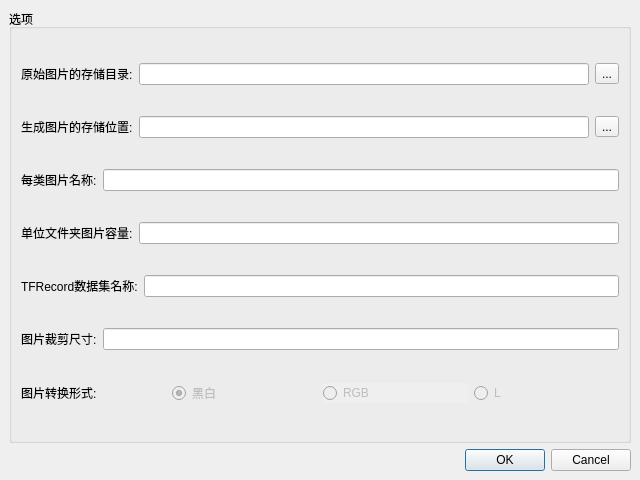
<?xml version="1.0" encoding="UTF-8"?>
<ui version="4.0">
 <class>TFRecord_Window</class>
 <widget class="QMainWindow" name="TFRecord_Window">
  <property name="geometry">
   <rect>
    <x>0</x>
    <y>0</y>
    <width>640</width>
    <height>480</height>
   </rect>
  </property>
  <property name="windowTitle">
   <string>制作数据集</string>
  </property>
  <widget class="QWidget" name="centralwidget">
   <layout class="QVBoxLayout" name="verticalLayout">
    <item>
     <widget class="QGroupBox" name="groupBox">
      <property name="title">
       <string>选项</string>
      </property>
      <layout class="QVBoxLayout" name="verticalLayout_2">
       <item>
        <layout class="QHBoxLayout" name="horizontalLayout" stretch="0,0,0">
         <item>
          <widget class="QLabel" name="label_1">
           <property name="text">
            <string>原始图片的存储目录:</string>
           </property>
          </widget>
         </item>
         <item>
          <widget class="QLineEdit" name="lineEdit_1"/>
         </item>
         <item>
          <widget class="QToolButton" name="toolButton_1">
           <property name="text">
            <string>...</string>
           </property>
          </widget>
         </item>
        </layout>
       </item>
       <item>
        <layout class="QHBoxLayout" name="horizontalLayout_2">
         <item>
          <widget class="QLabel" name="label_2">
           <property name="text">
            <string>生成图片的存储位置:</string>
           </property>
          </widget>
         </item>
         <item>
          <widget class="QLineEdit" name="lineEdit_2"/>
         </item>
         <item>
          <widget class="QToolButton" name="toolButton_2">
           <property name="text">
            <string>...</string>
           </property>
          </widget>
         </item>
        </layout>
       </item>
       <item>
        <layout class="QHBoxLayout" name="horizontalLayout_3">
         <item>
          <widget class="QLabel" name="label_3">
           <property name="text">
            <string>每类图片名称:</string>
           </property>
          </widget>
         </item>
         <item>
          <widget class="QLineEdit" name="lineEdit_3">
           <property name="text">
            <string/>
           </property>
          </widget>
         </item>
        </layout>
       </item>
       <item>
        <layout class="QHBoxLayout" name="horizontalLayout_4">
         <item>
          <widget class="QLabel" name="label_4">
           <property name="text">
            <string>单位文件夹图片容量:</string>
           </property>
          </widget>
         </item>
         <item>
          <widget class="QLineEdit" name="lineEdit_4"/>
         </item>
        </layout>
       </item>
       <item>
        <layout class="QHBoxLayout" name="horizontalLayout_5">
         <item>
          <widget class="QLabel" name="label_5">
           <property name="text">
            <string>TFRecord数据集名称:</string>
           </property>
          </widget>
         </item>
         <item>
          <widget class="QLineEdit" name="lineEdit_5"/>
         </item>
        </layout>
       </item>
       <item>
        <layout class="QHBoxLayout" name="horizontalLayout_6">
         <item>
          <widget class="QLabel" name="label_6">
           <property name="text">
            <string>图片裁剪尺寸:</string>
           </property>
          </widget>
         </item>
         <item>
          <widget class="QLineEdit" name="lineEdit_6"/>
         </item>
        </layout>
       </item>
       <item>
        <layout class="QHBoxLayout" name="horizontalLayout_7">
         <item>
          <widget class="QLabel" name="label">
           <property name="text">
            <string>图片转换形式:</string>
           </property>
          </widget>
         </item>
         <item>
          <widget class="QRadioButton" name="radioButton_3">
           <property name="enabled">
            <bool>false</bool>
           </property>
           <property name="text">
            <string>黑白</string>
           </property>
           <property name="checked">
            <bool>true</bool>
           </property>
          </widget>
         </item>
         <item>
          <widget class="QRadioButton" name="radioButton_1">
           <property name="enabled">
            <bool>false</bool>
           </property>
           <property name="tabletTracking">
            <bool>false</bool>
           </property>
           <property name="acceptDrops">
            <bool>false</bool>
           </property>
           <property name="autoFillBackground">
            <bool>true</bool>
           </property>
           <property name="text">
            <string>RGB</string>
           </property>
           <property name="checkable">
            <bool>true</bool>
           </property>
           <property name="checked">
            <bool>false</bool>
           </property>
          </widget>
         </item>
         <item>
          <widget class="QRadioButton" name="radioButton_2">
           <property name="enabled">
            <bool>false</bool>
           </property>
           <property name="text">
            <string>L</string>
           </property>
          </widget>
         </item>
        </layout>
       </item>
      </layout>
     </widget>
    </item>
    <item>
     <widget class="QDialogButtonBox" name="buttonBox">
      <property name="standardButtons">
       <set>QDialogButtonBox::Cancel|QDialogButtonBox::Ok</set>
      </property>
     </widget>
    </item>
   </layout>
  </widget>
 </widget>
 <resources/>
 <connections>
  <connection>
   <sender>buttonBox</sender>
   <signal>rejected()</signal>
   <receiver>TFRecord_Window</receiver>
   <slot>close()</slot>
   <hints>
    <hint type="sourcelabel">
     <x>587</x>
     <y>449</y>
    </hint>
    <hint type="destinationlabel">
     <x>509</x>
     <y>-30</y>
    </hint>
   </hints>
  </connection>
 </connections>
</ui>
